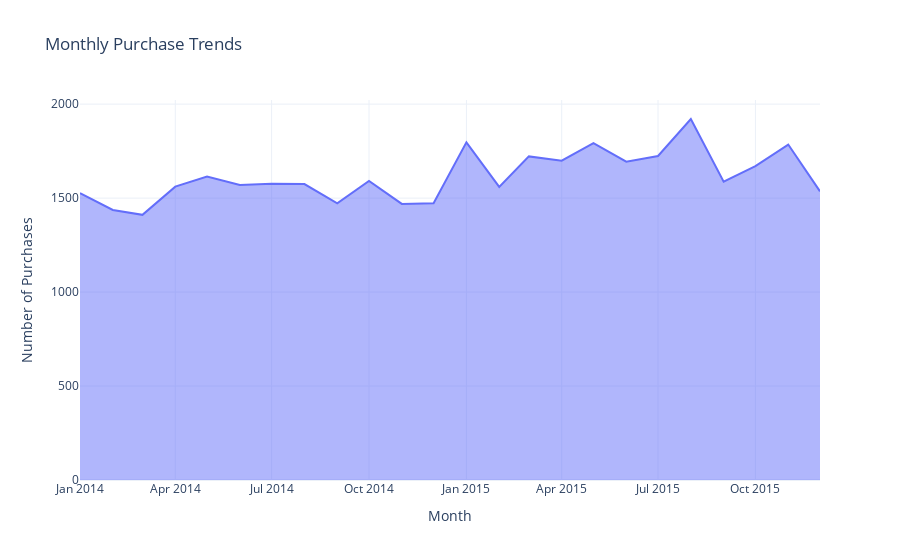

Notebook code cell kept with this figure:
### Code cell
data['Date'] = pd.to_datetime(data['Date'], dayfirst=True)
data['Month'] = data['Date'].dt.to_period('M').dt.to_timestamp()

monthly_counts = data.groupby(
    'Month').size().reset_index(name='Purchase Count')

fig = px.area(monthly_counts, x='Month', y='Purchase Count',
              title='Monthly Purchase Trends',
              labels={'Month': 'Month', 'Purchase Count': 'Number of Purchases'},
              color_discrete_sequence=['#636EFA'],
              template='plotly_white')

fig.show()

### Figure 1 — Plotly figure (JSON) as saved in the notebook; plotly's stock layout.template omitted (floating-point values rounded to 4 significant figures)
{"data": [{"fillpattern": {"shape": ""}, "hovertemplate": "Month=%{x}<br>Number of Purchases=%{y}<extra></extra>", "legendgroup": "", "line": {"color": "#636EFA"}, "marker": {"symbol": "circle"}, "mode": "lines", "name": "", "orientation": "v", "showlegend": false, "stackgroup": "1", "type": "scatter", "x": ["2014-01-01T00:00:00.000000000", "2014-02-01T00:00:00.000000000", "2014-03-01T00:00:00.000000000", "2014-04-01T00:00:00.000000000", "2014-05-01T00:00:00.000000000", "2014-06-01T00:00:00.000000000", "2014-07-01T00:00:00.000000000", "2014-08-01T00:00:00.000000000", "2014-09-01T00:00:00.000000000", "2014-10-01T00:00:00.000000000", "2014-11-01T00:00:00.000000000", "2014-12-01T00:00:00.000000000", "2015-01-01T00:00:00.000000000", "2015-02-01T00:00:00.000000000", "2015-03-01T00:00:00.000000000", "2015-04-01T00:00:00.000000000", "2015-05-01T00:00:00.000000000", "2015-06-01T00:00:00.000000000", "2015-07-01T00:00:00.000000000", "2015-08-01T00:00:00.000000000", "2015-09-01T00:00:00.000000000", "2015-10-01T00:00:00.000000000", "2015-11-01T00:00:00.000000000", "2015-12-01T00:00:00.000000000"], "xaxis": "x", "y": [1527, 1437, 1411, 1561, 1615, 1570, 1576, 1575, 1472, 1591, 1469, 1473, 1797, 1560, 1722, 1699, 1793, 1694, 1724, 1921, 1587, 1670, 1785, 1536], "yaxis": "y"}], "layout": {"legend": {"tracegroupgap": 0}, "title": {"text": "Monthly Purchase Trends"}, "xaxis": {"anchor": "y", "domain": [0, 1], "title": {"text": "Month"}}, "yaxis": {"anchor": "x", "domain": [0, 1], "title": {"text": "Number of Purchases"}}}}
